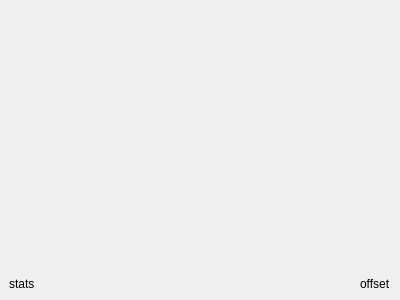
<?xml version="1.0" encoding="UTF-8"?>
<ui version="4.0">
 <comment>
 * Released as open source by Gabriel Caudrelier
 *
 * Developed by Gabriel Caudrelier, gabriel dot caudrelier at gmail dot com
 *
 * https://github.com/metrodango/pip3line
 *
 * Released under BSD 3-Clause see LICENSE for more information
</comment>
 <class>HexView</class>
 <widget class="QWidget" name="HexView">
  <property name="geometry">
   <rect>
    <x>0</x>
    <y>0</y>
    <width>400</width>
    <height>300</height>
   </rect>
  </property>
  <property name="windowTitle">
   <string>Form</string>
  </property>
  <layout class="QVBoxLayout" name="mainLayout">
   <property name="spacing">
    <number>0</number>
   </property>
   <property name="leftMargin">
    <number>0</number>
   </property>
   <property name="topMargin">
    <number>0</number>
   </property>
   <property name="rightMargin">
    <number>0</number>
   </property>
   <property name="bottomMargin">
    <number>0</number>
   </property>
   <item alignment="Qt::AlignBottom">
    <widget class="QWidget" name="statsWidget" native="true">
     <property name="sizePolicy">
      <sizepolicy hsizetype="Minimum" vsizetype="Maximum">
       <horstretch>0</horstretch>
       <verstretch>0</verstretch>
      </sizepolicy>
     </property>
     <layout class="QHBoxLayout" name="horizontalLayout">
      <item>
       <widget class="QLabel" name="statsLabel">
        <property name="text">
         <string>stats</string>
        </property>
       </widget>
      </item>
      <item alignment="Qt::AlignRight">
       <widget class="QLabel" name="offsetLabel">
        <property name="text">
         <string>offset</string>
        </property>
       </widget>
      </item>
     </layout>
    </widget>
   </item>
  </layout>
  <action name="deleteSelectionAction">
   <property name="text">
    <string>Delete selection</string>
   </property>
   <property name="toolTip">
    <string>Delete selection</string>
   </property>
  </action>
  <action name="importFileAction">
   <property name="text">
    <string>Load file</string>
   </property>
   <property name="toolTip">
    <string>Load file</string>
   </property>
  </action>
  <action name="saveToFileAction">
   <property name="text">
    <string>All</string>
   </property>
   <property name="toolTip">
    <string>Save all the content to file</string>
   </property>
  </action>
  <action name="selectAllAction">
   <property name="text">
    <string>Select all</string>
   </property>
  </action>
  <action name="keepOnlySelectionAction">
   <property name="text">
    <string>Keep only selection</string>
   </property>
   <property name="toolTip">
    <string>Keep only selection (crop)</string>
   </property>
  </action>
  <action name="sendToNewTabAction">
   <property name="text">
    <string>New tab</string>
   </property>
  </action>
  <action name="newMarkingAction">
   <property name="text">
    <string>New Marking</string>
   </property>
   <property name="toolTip">
    <string>Apply new marking on selection</string>
   </property>
  </action>
  <action name="clearMarkingsAction">
   <property name="text">
    <string>Clear markings</string>
   </property>
   <property name="toolTip">
    <string>Clear all markings on selection</string>
   </property>
  </action>
  <action name="newByteArrayAction">
   <property name="text">
    <string>New byte array</string>
   </property>
   <property name="toolTip">
    <string>Reset to a new byte array</string>
   </property>
  </action>
  <action name="saveSelectedToFileAction">
   <property name="text">
    <string>Selection</string>
   </property>
   <property name="toolTip">
    <string>Save selected bytes to file</string>
   </property>
  </action>
 </widget>
 <resources/>
 <connections/>
</ui>
